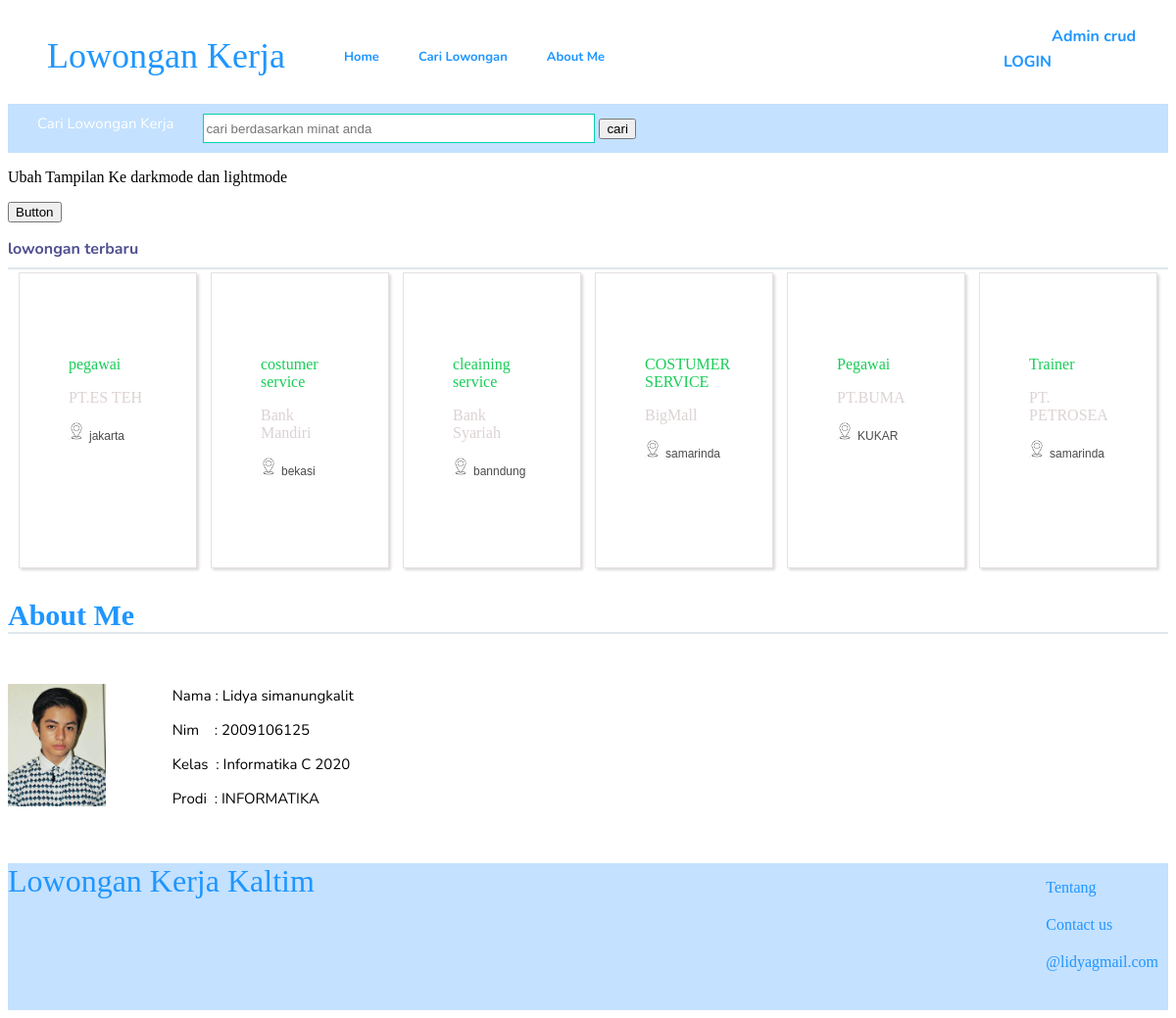
The page / on the database its author committed.
### tables this page shows
CREATE TABLE `crud` (
  `id` int(20) NOT NULL,
  `posisi` varchar(50) NOT NULL,
  `perusahaan` varchar(30) NOT NULL,
  `alamat` varchar(30) NOT NULL
);

### index.php (the view, shortened to what this page needs)
<!DOCTYPE html>
<html lang="en">
<head>
    <link rel="stylesheet" href="stylesheet/style.css" />
</head>
<body>
  <section id="home">
  <nav>
    <div class="header">
        <div class="header-logo">Lowongan Kerja</div>
        <div class="header-list">
          <ul>
            <li> <a href="#home">Home</a></li>
            <li> <a href="#carilowongan">Cari Lowongan</a></li>
            <li> <a href="#aboutme">About Me</a>
          </ul>
        </div>
        <div class="header-list2">
            <ul>
            <li class = "admn"> <a href="utamacrud.php">Admin crud</a>
            <li  class ="lgn"><a href="login.php">LOGIN</a>
              </li>
            </ul>
          </div>
      </div>
    <div class="header2">
        <div class="header-logo2"> Cari Lowongan Kerja </div>
            <input class="srch" type="search" placeholder="cari berdasarkan minat anda">
            <a href="#" > <button class="btn">cari </button></a>
      </div>
    </nav>
      <div class="main">
            <div class="contents">
              <p id="keterangan" >Ubah Tampilan Ke darkmode dan lightmode</p>
              <button id="btn-info"> Button</button>
                <p class="section-title"><a href="#">lowongan terbaru</a></p>
                <div class="kotak">
                  <?php
                    require 'config.php';
                    $result = mysqli_query($db, "SELECT * FROM crud");
                    while($row = mysqli_fetch_array($result)){
                ?>
                  <div class="kotak1">
                    <div class="logo"> <img src="logomcd.png" alt=""></div>
                    <div class="posisi"> <p><?=$row['posisi']?></p></div>
                    <div class="pt"> <p><?=$row['perusahaan']?></p></div>
                    <div class="lokasi"> <img src="lokasi.png" class="gloc"><?=$row['alamat']?></div>
                  </div>
                  <?php
                        }
                ?>
              </div>
            </div>
            <div class="biodata" >
              <section id="aboutme">
                <div class="about"><h1>About Me</h1> <br></div>
                <div id="data">
                  <table border ="0" cellspacing="0" cellpadding="0">
                  <tr>
                    <td class="potoku"> <img src="potoku.jpg"  ></td>
                    <td id="nama">
                      <pre>  Nama : Lidya simanungkalit</pre>
                      <pre>  Nim    : 2009106125</pre>
                      <pre>  Kelas  : Informatika C 2020</pre>
                      <pre>  Prodi  : INFORMATIKA</pre>
                    </td>
                  </tr>
                </table>
                </div>
              </section>
              </div>
            </div>
              </section>
<footer><nav>
  <div class="footer-logo">Lowongan Kerja Kaltim</div>
  <div class="footer-list">
    <ul>
      <li>Tentang</li>
      <li>Contact us</li>
      <li>@lidyagmail.com</li>
    </ul>
  </div>
</nav>
</footer>
</body>
</html>

### stylesheet/style.css (style rules this page uses)
.header { background-color: #ffffff; height: 90px; color: #1F96FF ; }
.header2 { background-color: #C4E1FF; height: 50px; color: #fff; }
li { list-style: none; }
.header-logo { font-size:36px; float: left; padding: 20px 40px; }
.header-logo2 { font-family: 'Nunito', sans-serif; font-size:15px; float: left; height : 30px; padding: 10px 30px; }
.header-list li { display: inline-block; float: left; padding : 33px 20px; font-size:small; font-family: 'Nunito', sans-serif; }
.admn { float: right; margin : 10px 33px 10px 0px; font-size: medium; font-family: 'Nunito', sans-serif; }
.lgn { float: right; margin-top : 36px ; margin-left: 100px; font-size: medium; font-family: 'Nunito', sans-serif; }
.srch { border: 1px; display: inline-block; width: 400px; height:30px; border: 1px solid rgb(8, 208, 172); margin-top: 10px; }
ul li a { text-decoration: rgb(34, 179, 246); font-weight: bold; color:#1F96FF; }
body { background-color: white; color: black; }
.main { background-color: #ffffff; }
.contents { padding-top: 0px; margin-top: 0px; padding-bottom: 8px; padding-left: 0px; margin-bottom: 0px; }
#btn-info { margin-left: 560 px; }
.section-title { padding-top: 0px 0px 0px 10px; border-bottom: 2px solid #dee7ec; padding-bottom: 8px; padding-left: 0px; margin-bottom: 0px; }
.section-title a { text-decoration: rgb(166, 185, 194); font-weight: bold; color:#505091; font-family: 'Nunito', sans-serif; margin-right: 200px; }
.kotak { padding-top: 0px; margin-top: 0px; margin-bottom: 0px; display: flex; flex-wrap: wrap; align-items: center; justify-content: space-evenly; }
.kotak1 { width:80px; height:200px; background-color: rgb(255, 255, 255); float: left; border:1px solid rgba(230, 222, 222, 0.929); padding: 50px; margin :3px; background: linear-gradient(); box-shadow: rgba(0, 0, 0, 0.15) 1.95px 1.95px 2.6px; }
.lokasi img { width:20% ; margin-left: 0px; }
.pt { color: rgb(220, 210, 210); }
.posisi { color: rgb(24, 205, 87); }
.gloc { margin-right: 5px; color: #e3e3f3; }
.lokasi { font-size: 12; color: #4a4a4a; font-size: 12px; font-family: "ProximaNova-Regular", Helvetica, Arial, sans-serif; }
#aboutme { height: 270px; background: #ffffff; }
h1 { font-size: 30px; border-bottom: 2px solid #dee7ec; margin-top: 20px; margin-bottom: 20px; color:#1F96FF ; }
.potoku img { padding-right: 0px; width:100px; }
#data td { font-size: 15px; }
#nama pre { font-family: 'Nunito', sans-serif; padding-left: 60px; }
footer { background-color: #C4E1FF; color: #1F96FF; height: 150px; }
.footer-logo { font-size:32px; float: left; }
.footer-list { float: right; }
.footer-list li { padding-bottom: 20px; padding-right: 10px;; }

### rows shown on the page
crud: posisi "pegawai", perusahaan "PT.ES TEH", alamat "jakarta"
crud: posisi "costumer service", perusahaan "Bank Mandiri", alamat "bekasi"
crud: posisi "cleaining service", perusahaan "Bank Syariah", alamat "banndung"
crud: posisi "COSTUMER SERVICE", perusahaan "BigMall", alamat "samarinda"
crud: posisi "Pegawai", perusahaan "PT.BUMA", alamat "KUKAR"
crud: posisi "Trainer", perusahaan "PT. PETROSEA", alamat "samarinda"
